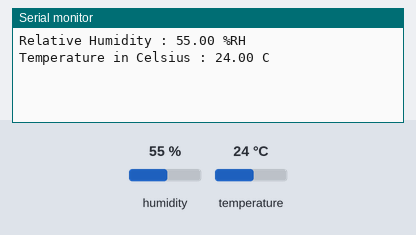
Bench run of a sketch on a simulated Arduino Uno, built with avr-gcc and run on an emulated ATmega328P. Shown: the last lines printed to the serial monitor. Wiring (inferred from the names in the program): SHT3x sensor at I2C address 0x45. The test bench sets the inputs (shaded band); at power-on: humidity 55 %, temperature 24 °C.

Above: at 1.5 s.
1.6 s: humidity set to 22 %
At 2.6 s:
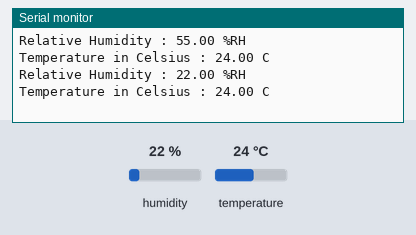
3.1 s: temperature set to 12 °C
At 4.4 s:
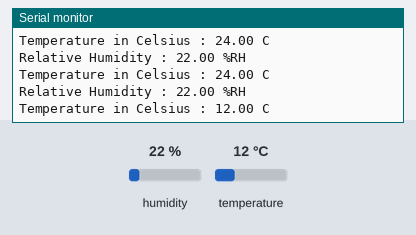
4.6 s: humidity set to 40 %
At 5.3 s:
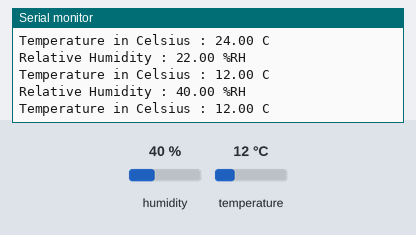
Timing chart, 0 to 7.6 s (numbered marks = the images above; inputs shaded):
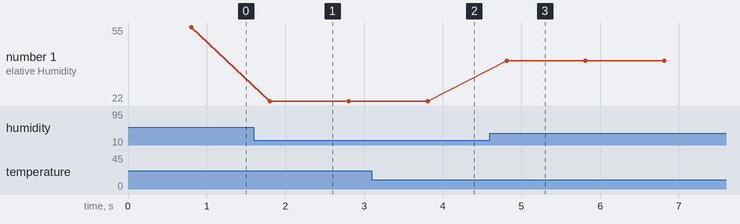

The sketch:

sht30.ino
```cpp
#include <Wire.h>

// WEMOS SHT30 I2C address is 0x45
#define Addr 0x45

void setup()
{
  // Initialise I2C communication as MASTER
  Wire.begin();
  // Initialise serial communication, set baud rate = 9600
  Serial.begin(115200);
  delay(300);
}

void loop()
{
  unsigned int data[6];

  // Start I2C Transmission
  Wire.beginTransmission(Addr);
  // Send measurement command
  Wire.write(0x2C);
  Wire.write(0x06);
  // Stop I2C transmission
  Wire.endTransmission();
  delay(500);

  // Request 6 bytes of data
  Wire.requestFrom(Addr, 6);

  // Read 6 bytes of data
  // cTemp msb, cTemp lsb, cTemp crc, humidity msb, humidity lsb, humidity crc
  if (Wire.available() == 6)
  {
    data[0] = Wire.read();
    data[1] = Wire.read();
    data[2] = Wire.read();
    data[3] = Wire.read();
    data[4] = Wire.read();
    data[5] = Wire.read();
  }

  // Convert the data
  float cTemp = ((((data[0] * 256.0) + data[1]) * 175) / 65535.0) - 45;
  float humidity = ((((data[3] * 256.0) + data[4]) * 100) / 65535.0);
  // Output data to serial monitor
  Serial.print("Relative Humidity : ");
  Serial.print(humidity);
  Serial.println(" %RH");
  Serial.print("Temperature in Celsius : ");
  Serial.print(cTemp);
  Serial.println(" C");

  delay(500);
}
```

Measured:
- after the input at 1.6 s, the serial monitor: prints a new line after 0.20 s (image 1)
- after the input at 3.1 s, the serial monitor: prints a new line after 0.71 s (image 2)
- after the input at 4.6 s, the serial monitor: prints a new line after 0.21 s (image 3)
- plotted number 1: 55 → 22 after the input at 1.6 s, 22 → 40 after the input at 4.6 s
